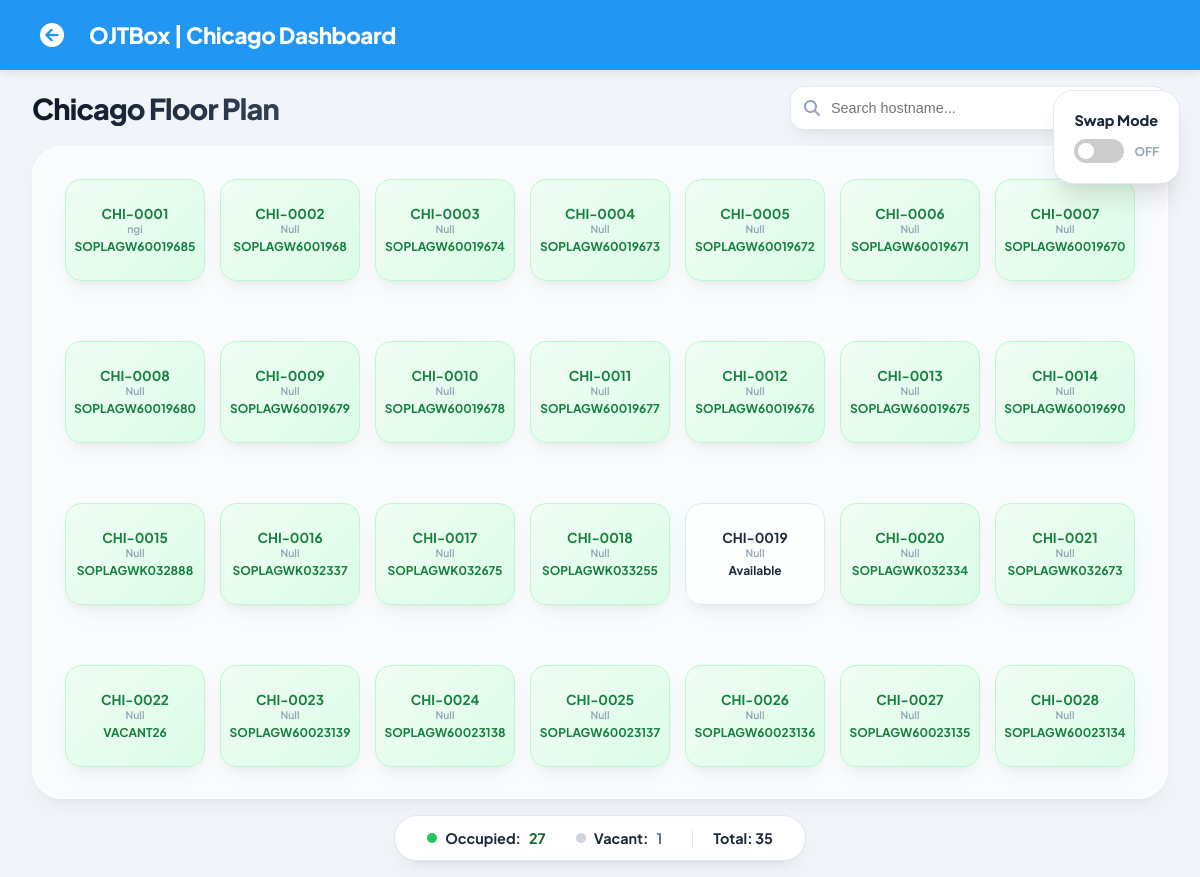
Page /chicago.php (signed in) on the committed database.
### tables this page shows
CREATE TABLE `production_floor_map` (
  `id` int(11) NOT NULL,
  `cubicle_no` varchar(20) NOT NULL,
  `hostname` varchar(100) DEFAULT NULL,
  `department` varchar(100) DEFAULT 'San Antonio',
  `status` enum('Occupied','Vacant','Repair') DEFAULT 'Vacant',
  `grid_row` int(11) DEFAULT NULL,
  `grid_col` int(11) DEFAULT NULL,
  `switch_port` varchar(100) DEFAULT 'Not Set',
  `campaign` varchar(100) DEFAULT 'Not Set'
);

### chicago.php (the view, shortened to what this page needs)
<?php
require_once 'db.php';
$department_name = "Chicago";
$total_seats = 28;
$stations = [];
$occupied_count = 0;
$vacant_count = 0;
$stmt = $conn->prepare("SELECT * FROM production_floor_map WHERE department = ? ORDER BY id ASC LIMIT ?");
$stmt->bind_param("si", $department_name, $total_seats);
$stmt->execute();
$result = $stmt->get_result();
while($row = $result->fetch_assoc()) {
    $stations[] = $row;
    if($row['status'] === 'Occupied') $occupied_count++;
    else $vacant_count++;
}
$vacant_count += ($total_seats - count($stations));
?>
<!DOCTYPE html>
<html lang="en">
<head>
    <link rel="stylesheet" href="https://cdnjs.cloudflare.com/ajax/libs/font-awesome/6.4.0/css/all.min.css">
</head>
<body id="body">
<nav class="navbar">
    <a href="prod_map.php" class="nav-back-btn" title="Back to Overview">
        <i class="fa-solid fa-circle-arrow-left"></i>
    </a>
    <div style="color: white; font-weight: 900; font-size: 1.4rem; letter-spacing: -0.02em;">OJTBox | Chicago Dashboard</div>
</nav>
<div class="edit-sidebar">
    <div style="font-weight: 800; font-size: 0.9rem; color: var(--text-dark);">Swap Mode</div>
    <div style="display: flex; align-items: center; gap: 10px;">
        <label class="switch">
            <span class="slider"></span>
        </label>
        <span id="statusLabel" style="font-size: 0.75rem; font-weight: 700; color: var(--text-muted);">OFF</span>
    </div>
</div>
<div class="container">
    <div class="header-row">
        <div><h1>Chicago Floor Plan</h1></div>
        <div class="search-wrapper" style="position: relative;">
            <i class="fa-solid fa-magnifying-glass" style="position: absolute; left: 14px; top: 50%; transform: translateY(-50%); color: var(--text-muted); z-index: 5;"></i>
            <input type="text" id="searchInput" placeholder="Search hostname..." onkeyup="searchMap()">
        </div>
    </div>
    <div class="map-grid-container">
        <div class="map-grid" id="mapGrid">
            <?php
            for($i = 0; $i < $total_seats; $i++):
                $row = $stations[$i] ?? null;
                $id = $row['id'] ?? ($i + 50);
                $cubicle_num = $i + 1;
                $cubicle_name = "CHI-" . str_pad($cubicle_num, 4, '0', STR_PAD_LEFT);
                $status = $row['status'] ?? 'Vacant';
                $hostname = $row['hostname'] ?? '';
                $switch_port = $row['switch_port'] ?? 'Not Set';
                $tooltip = "Cubicle: $cubicle_name\nStatus: $status\nHostname: " . ($hostname ?: 'None') . "\nPort: $switch_port";
            ?>
                <div class="seat-box <?php echo $status; ?>"
                     id="seat-<?php echo $id; ?>"
                     data-id="<?php echo $id; ?>"
                     data-hostname="<?php echo strtolower($hostname); ?>"
                     title="<?php echo $tooltip; ?>"
                     onclick="handleSeatClick(event, '<?php echo $id; ?>', '<?php echo $cubicle_name; ?>', '<?php echo $hostname; ?>', '<?php echo $switch_port; ?>', '<?php echo $status; ?>')">
                    <strong style="font-size: 0.85rem; display:block;"><?php echo $cubicle_name; ?></strong>
                    <div style="font-size: 0.65rem; color: var(--text-muted); font-weight: 600;"><?php echo $switch_port; ?></div>
                    <div style="font-size: 0.75rem; font-weight: 700; margin-top:4px;"><?php echo $hostname ?: 'Available'; ?></div>
                </div>
                <?php
                if ($cubicle_num % 7 == 0 && $cubicle_num < $total_seats) {
                    echo '<div class="walkway"></div>';
                }
                ?>
            <?php endfor; ?>
        </div>
    </div>
    <div class="status-legend">
        <div class="legend-item"><div class="dot" style="background: #22c55e;"></div>Occupied: <span style="color: #166534;"><?php echo $occupied_count; ?></span></div>
        <div class="legend-item"><div class="dot" style="background: #cbd5e1;"></div>Vacant: <span style="color: #64748b;"><?php echo $vacant_count; ?></span></div>
        <div class="legend-item" style="border-left: 1px solid var(--border); padding-left: 20px;">Total: 35</div>
    </div>
</div>
</body>
</html>

### chicago.php (style rules this page uses)
:root { --primary: #2196f3; --primary-light: #f0f7ff; --bg: #f1f5f9; --card-bg: #ffffff; --text-dark: #1e293b; --text-muted: #94a3b8; --border: #e2e8f0; --occupied-bg: linear-gradient(135deg, #f0fdf4 0%, #dcfce7 100%); --occupied-text: #15803d; --occupied-border: #bbf7d0; --shadow-soft: 0 10px 25px -5px rgba(0, 0, 0, 0.05), 0 8px 10px -6px rgba(0, 0, 0, 0.05); --shadow-hover: 0 20px 25px -5px rgba(0, 0, 0, 0.1), 0 10px 10px -5px rgba(0, 0, 0, 0.04); }
html, body { height: 100vh; margin: 0; padding: 0; font-family: 'Plus Jakarta Sans', sans-serif; background: var(--bg); color: var(--text-dark); overflow: hidden; }
.navbar { background: #2196f3; padding: 0 2.5rem; display: flex; align-items: center; height: 70px; box-sizing: border-box; gap: 25px; box-shadow: 0 2px 10px rgba(0,0,0,0.1); position: relative; z-index: 10; }
.nav-back-btn { color: white; text-decoration: none; font-size: 1.5rem; display: flex; align-items: center; transition: transform 0.2s; }
.container { height: calc(100vh - 70px); padding: 1rem 2rem; display: flex; flex-direction: column; box-sizing: border-box; max-width: 1400px; margin: 0 auto; }
.header-row { flex-shrink: 0; display: flex; justify-content: space-between; align-items: center; margin-bottom: 1rem; }
.header-row h1 { font-weight: 800; font-size: 1.8rem; letter-spacing: -0.03em; margin: 0; background: linear-gradient(to right, #0f172a, #334155); -webkit-background-clip: text; -webkit-text-fill-color: transparent; }
#searchInput { width: 320px; padding: 0.8rem 1rem 0.8rem 2.5rem; border-radius: 14px; border: 1px solid var(--border); background: white; font-size: 0.9rem; transition: all 0.3s cubic-bezier(0.4, 0, 0.2, 1); outline: none; box-shadow: var(--shadow-soft); }
.map-grid-container { background: rgba(255, 255, 255, 0.6); backdrop-filter: blur(10px); padding: 2rem; border-radius: 30px; border: 1px solid rgba(255,255,255,0.8); flex-grow: 1; overflow-y: auto; box-shadow: var(--shadow-soft); scrollbar-width: thin; scrollbar-color: var(--primary) transparent; }
.map-grid { display: grid; grid-template-columns: repeat(7, 1fr); gap: 15px; width: 100%; }
.walkway { grid-column: span 7; height: 30px; background: transparent; pointer-events: none; }
.seat-box { min-height: 100px; border-radius: 16px; text-align: center; border: 1px solid transparent; background: var(--card-bg); transition: all 0.4s cubic-bezier(0.175, 0.885, 0.32, 1.275); cursor: pointer; display: flex; flex-direction: column; align-items: center; justify-content: center; position: relative; box-shadow: var(--shadow-soft); }
.Occupied { background: var(--occupied-bg); color: var(--occupied-text); border: 1px solid var(--occupied-border); }
.Vacant { background: rgba(255, 255, 255, 0.6); border: 1px solid var(--border); animation: pulse-vacant 2s infinite; }
.edit-sidebar { position: fixed; right: 20px; top: 90px; background: white; padding: 20px; border-radius: 20px; box-shadow: var(--shadow-hover); border: 1px solid var(--border); z-index: 100; display: flex; flex-direction: column; gap: 10px; }
.switch { position: relative; display: inline-block; width: 50px; height: 24px; }
.slider { position: absolute; cursor: pointer; top: 0; left: 0; right: 0; bottom: 0; background-color: #ccc; transition: .4s; border-radius: 34px; }
.slider:before { position: absolute; content: ""; height: 16px; width: 16px; left: 4px; bottom: 4px; background-color: white; transition: .4s; border-radius: 50%; }
.status-legend { flex-shrink: 0; display: flex; justify-content: center; gap: 30px; margin-top: 1rem; background: white; padding: 0.8rem 2rem; border-radius: 50px; width: fit-content; margin-left: auto; margin-right: auto; box-shadow: var(--shadow-soft); border: 1px solid var(--border); }
.legend-item { display: flex; align-items: center; gap: 8px; font-weight: 700; font-size: 0.9rem; }
.dot { width: 10px; height: 10px; border-radius: 50%; }

### rows in the picture
production_floor_map: cubicle_name "CHI-0001", switch_port "ngi", hostname "SOPLAGW60019685"
production_floor_map: cubicle_name "CHI-0002", switch_port "Null", hostname "SOPLAGW6001968"
production_floor_map: cubicle_name "CHI-0003", switch_port "Null", hostname "SOPLAGW60019674"
production_floor_map: cubicle_name "CHI-0004", switch_port "Null", hostname "SOPLAGW60019673"
production_floor_map: cubicle_name "CHI-0005", switch_port "Null", hostname "SOPLAGW60019672"
production_floor_map: cubicle_name "CHI-0006", switch_port "Null", hostname "SOPLAGW60019671"
production_floor_map: cubicle_name "CHI-0007", switch_port "Null", hostname "SOPLAGW60019670"
production_floor_map: cubicle_name "CHI-0008", switch_port "Null", hostname "SOPLAGW60019680"
production_floor_map: cubicle_name "CHI-0009", switch_port "Null", hostname "SOPLAGW60019679"
production_floor_map: cubicle_name "CHI-0010", switch_port "Null", hostname "SOPLAGW60019678"
production_floor_map: cubicle_name "CHI-0011", switch_port "Null", hostname "SOPLAGW60019677"
production_floor_map: cubicle_name "CHI-0012", switch_port "Null", hostname "SOPLAGW60019676"
production_floor_map: cubicle_name "CHI-0013", switch_port "Null", hostname "SOPLAGW60019675"
production_floor_map: cubicle_name "CHI-0014", switch_port "Null", hostname "SOPLAGW60019690"
production_floor_map: cubicle_name "CHI-0015", switch_port "Null", hostname "SOPLAGWK032888"
production_floor_map: cubicle_name "CHI-0016", switch_port "Null", hostname "SOPLAGWK032337"
production_floor_map: cubicle_name "CHI-0017", switch_port "Null", hostname "SOPLAGWK032675"
production_floor_map: cubicle_name "CHI-0018", switch_port "Null", hostname "SOPLAGWK033255"
production_floor_map: cubicle_name "CHI-0019", switch_port "Null", hostname "Available"
production_floor_map: cubicle_name "CHI-0020", switch_port "Null", hostname "SOPLAGWK032334"
production_floor_map: cubicle_name "CHI-0021", switch_port "Null", hostname "SOPLAGWK032673"
production_floor_map: cubicle_name "CHI-0022", switch_port "Null", hostname "VACANT26"
production_floor_map: cubicle_name "CHI-0023", switch_port "Null", hostname "SOPLAGW60023139"
production_floor_map: cubicle_name "CHI-0024", switch_port "Null", hostname "SOPLAGW60023138"
production_floor_map: cubicle_name "CHI-0025", switch_port "Null", hostname "SOPLAGW60023137"
production_floor_map: cubicle_name "CHI-0026", switch_port "Null", hostname "SOPLAGW60023136"
production_floor_map: cubicle_name "CHI-0027", switch_port "Null", hostname "SOPLAGW60023135"
production_floor_map: cubicle_name "CHI-0028", switch_port "Null", hostname "SOPLAGW60023134"

### other values in the picture
$occupied_count "27"
$vacant_count "1"
